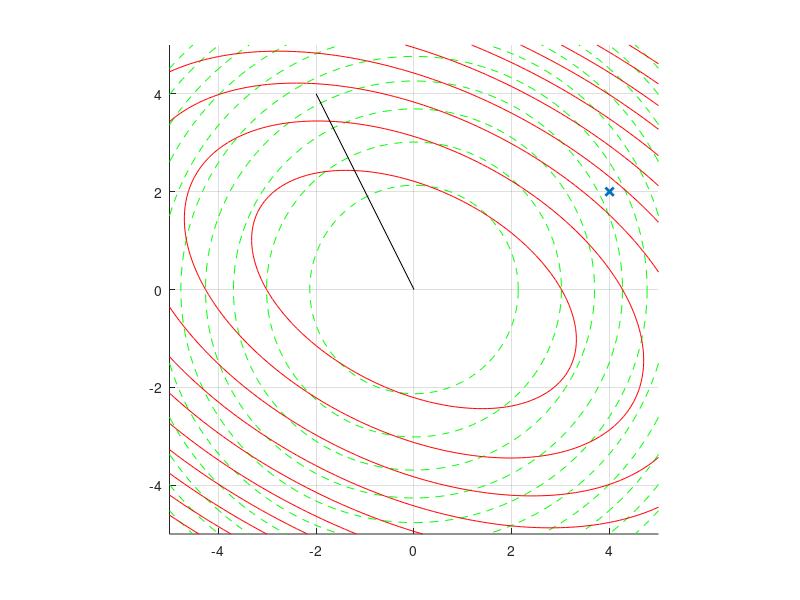

Reproduce this figure in MATLAB.
%% Page 350, Fig 7.10 of PRML
clc
clear

PHI = [-2 4]';
t = [4 2]';

beta = 5;
alpha = 50;

a1 = -5:0.1:5;
a2 = -5:0.1:5;

Ibeta = (1/beta)*eye(size(PHI,1));
C = Ibeta + (1/alpha)*PHI*PHI';

d0 = zeros(length(a1),length(a2));
d1 = zeros(length(a1),length(a2));
for i = 1:length(a1)
    for j = 1:length(a2)
        d0(i,j) = [a1(i) a2(j)]*Ibeta^(-1)*[a1(i) a2(j)]';
        d1(i,j) = [a1(i) a2(j)]*C^(-1)*[a1(i) a2(j)]';
    end
end

figure;
hold on;grid on;
scatter(t(1),t(2),'x','LineWidth',2);
contour(a1,a2,d0,10.1,'g--');
contour(a1,a2,d1,10.1,'r-');
plot([0 PHI(1)],[0 PHI(2)],'k');
axis([-5 5 -5 5]);
axis square;
